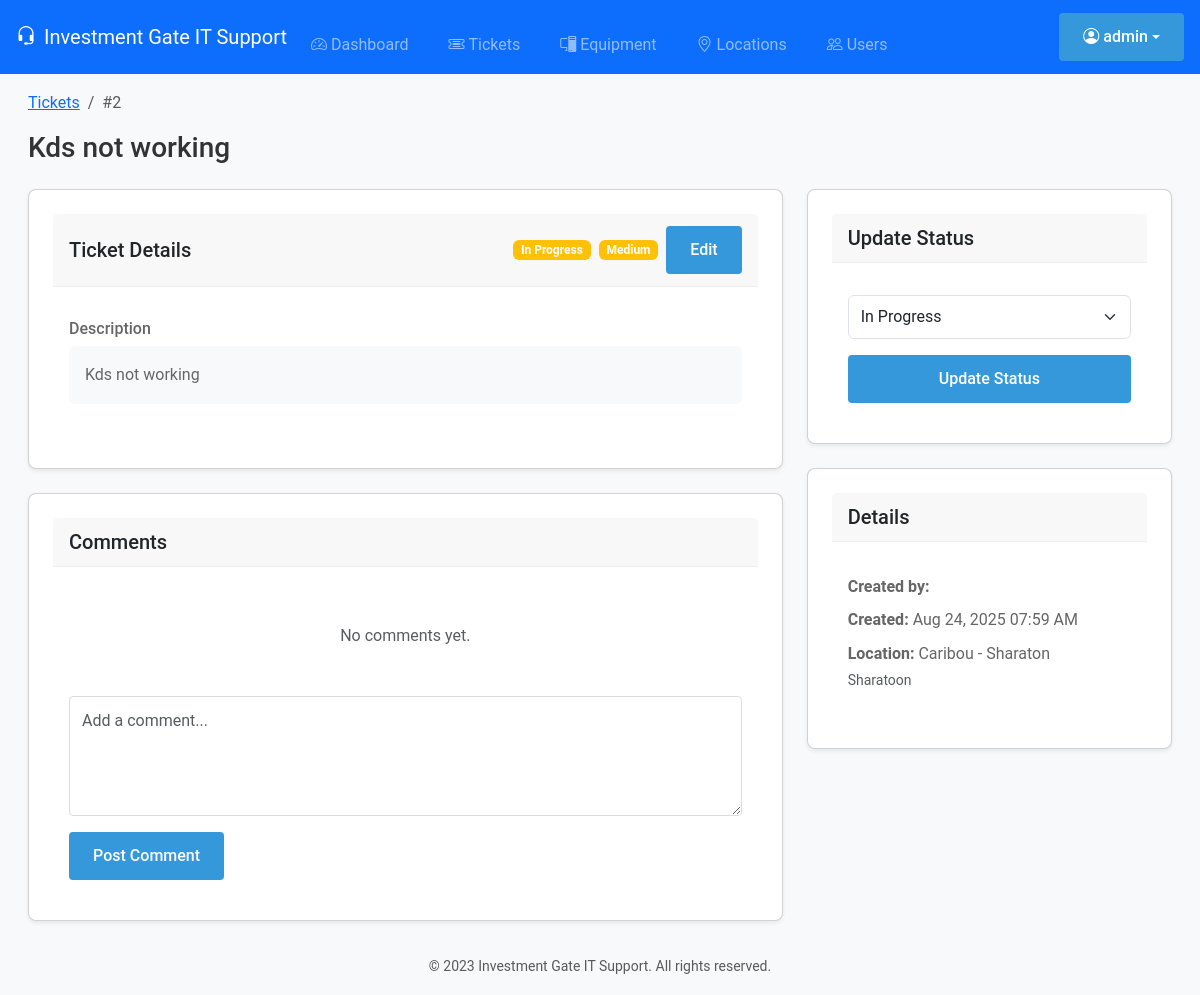
The app's page /tickets/2 (signed in) with its own data.
### tables this page shows
CREATE TABLE users (
    id INTEGER PRIMARY KEY AUTOINCREMENT,
    username TEXT UNIQUE NOT NULL,
    password TEXT NOT NULL,
    full_name TEXT NOT NULL,
    email TEXT UNIQUE NOT NULL,
    role TEXT NOT NULL DEFAULT 'user',
    created_at TIMESTAMP DEFAULT CURRENT_TIMESTAMP
);

CREATE TABLE tickets (
    id INTEGER PRIMARY KEY AUTOINCREMENT,
    title TEXT NOT NULL,
    description TEXT NOT NULL,
    status TEXT NOT NULL DEFAULT 'Open',
    priority TEXT NOT NULL DEFAULT 'Medium',
    created_by INTEGER NOT NULL,
    assigned_to INTEGER,
    location_id INTEGER,
    equipment_id INTEGER,
    created_at TIMESTAMP DEFAULT CURRENT_TIMESTAMP,
    updated_at TIMESTAMP DEFAULT CURRENT_TIMESTAMP,
    FOREIGN KEY (created_by) REFERENCES users (id),
    FOREIGN KEY (assigned_to) REFERENCES users (id),
    FOREIGN KEY (location_id) REFERENCES locations (id),
    FOREIGN KEY (equipment_id) REFERENCES equipment (id)
);

CREATE TABLE locations (
    id INTEGER PRIMARY KEY AUTOINCREMENT,
    name TEXT NOT NULL,
    address TEXT NOT NULL,
    contact_person TEXT NOT NULL,
    contact_phone TEXT NOT NULL,
    anydesk_id TEXT,
    created_at TIMESTAMP DEFAULT CURRENT_TIMESTAMP
);

### application.py (the view, shortened to what this page needs)
@app.route('/tickets/<int:ticket_id>')
@login_required
def view_ticket(ticket_id):
    conn = get_db_connection()
    ticket = conn.execute('''
        SELECT t.*,
               u1.username as created_by_username,
               u2.username as assigned_to_username,
               u1.email as created_by_email,
               u2.email as assigned_to_email,
               l.id as location_id,
               l.name as location_name,
               l.address as location_address
        FROM tickets t
        LEFT JOIN users u1 ON t.created_by = u1.id
        LEFT JOIN users u2 ON t.assigned_to = u2.id
        LEFT JOIN locations l ON t.location_id = l.id
        WHERE t.id = ?
    ''', (ticket_id,)).fetchone()
    if ticket is None:
        conn.close()
        flash('Ticket not found', 'danger')
        return redirect(url_for('tickets'))
    ticket_dict = dict(ticket)
    for field in ['created_at', 'updated_at']:
        if field in ticket_dict and ticket_dict[field]:
            if isinstance(ticket_dict[field], str):
                try:
                    ticket_dict[field] = datetime.fromisoformat(ticket_dict[field].replace('Z', '+00:00'))
                except (ValueError, AttributeError):
                    pass
    if ticket_dict.get('location_id'):
        ticket_dict['location'] = {
            'id': ticket_dict.pop('location_id'),
            'name': ticket_dict.pop('location_name', ''),
            'address': ticket_dict.pop('location_address', '')
        }
    comments = []
    raw_comments = conn.execute('''
        SELECT c.*, u.username, u.full_name,
               u.id as user_id, u.email as user_email
        FROM ticket_comments c
        LEFT JOIN users u ON c.user_id = u.id
        WHERE c.ticket_id = ?
        ORDER BY c.created_at ASC
    ''', (ticket_id,)).fetchall()
    users = conn.execute('SELECT id, username, full_name FROM users ORDER BY username').fetchall()
    conn.close()
    return render_template('ticket.html',
                         ticket=ticket_dict,
                         comments=comments,
                         users=users,
                         statuses=['Open', 'In Progress', 'Resolved', 'Closed'],
                         priorities=['Low', 'Medium', 'High', 'Critical'])

### templates/ticket.html (shortened to what this page needs)
{% extends "base.html" %}
{% block content %}
<div class="container-fluid">
    <div class="d-flex justify-content-between align-items-center mb-4">
        <div>
            <nav aria-label="breadcrumb">
                <ol class="breadcrumb">
                    <li class="breadcrumb-item"><a href="{{ url_for('tickets') }}">Tickets</a></li>
                    <li class="breadcrumb-item active">#{{ ticket.id }}</li>
                </ol>
            </nav>
            <h1 class="h3 mb-0">{{ ticket.title }}</h1>
        </div>
    </div>
    <div class="row">
        <div class="col-lg-8">
            <div class="card mb-4">
                <div class="card-header d-flex justify-content-between align-items-center">
                    <h5 class="mb-0">Ticket Details</h5>
                    <div class="d-flex align-items-center">
                        <span class="badge bg-{{ 'success' if ticket.status == 'closed' else 'warning' if ticket.status == 'in_progress' else 'primary' }} me-2">
                            {{ ticket.status|replace('_', ' ')|title }}
                        </span>
                        <span class="badge bg-{{ 'danger' if ticket.priority == 'high' else 'warning' if ticket.priority == 'medium' else 'secondary' }} me-2">
                            {{ ticket.priority|title }}
                        </span>
                        {% if current_user.role == 'admin' %}
                        <a href="{{ url_for('edit_ticket', ticket_id=ticket.id) }}" class="btn btn-sm btn-outline-primary">
                             Edit
                        </a>
                        {% endif %}
                    </div>
                </div>
                <div class="card-body">
                    <div class="mb-4">
                        <h6>Description</h6>
                        <div class="bg-light p-3 rounded">
                            {{ ticket.description|nl2br|safe }}
                        </div>
                    </div>
                </div>
            </div>
            <div class="card">
                <div class="card-header">
                    <h5 class="mb-0">Comments</h5>
                </div>
                <div class="card-body">
                    {% if comments %}
                        {% for comment in comments|sort(attribute='created_at') %}
                            <div class="mb-4 pb-3 border-bottom">
                                <div class="d-flex align-items-center mb-2">
                                    <div class="bg-primary text-white rounded-circle d-flex align-items-center justify-content-center" style="width: 36px; height: 36px;">
                                        {{ comment.user.full_name|first|upper }}
                                    </div>
                                    <div class="ms-2">
                                        <div class="fw-bold">{{ comment.user.full_name }}</div>
                                        <small class="text-muted">{{ comment.created_at|datetimeformat('%b %d, %Y %I:%M %p') }}</small>
                                    </div>
                                </div>
                                <div class="ms-4 ps-3">
                                    {{ comment.content|nl2br|safe }}
                                </div>
                            </div>
                        {% endfor %}
                    {% else %}
                        <div class="text-center py-4 text-muted">
                            No comments yet.
                        </div>
                    {% endif %}
                    <form method="POST" action="{{ url_for('add_comment', ticket_id=ticket.id) }}" class="mt-4">
                        <div class="mb-3">
                            <textarea class="form-control" name="content" rows="3" required placeholder="Add a comment..."></textarea>
                        </div>
                        <button type="submit" class="btn btn-primary">Post Comment</button>
                    </form>
                </div>
            </div>
        </div>
        <div class="col-lg-4">
            <div class="card mb-4">
                <div class="card-header">
                    <h5 class="mb-0">Update Status</h5>
                </div>
                <div class="card-body">
                    <form method="POST" action="{{ url_for('update_ticket_status', ticket_id=ticket.id) }}">
                        <div class="mb-3">
                            <select class="form-select" name="status">
                                {% for status in ['open', 'in_progress', 'on_hold', 'closed'] %}
                                    <option value="{{ status }}" {% if ticket.status == status %}selected{% endif %}>
                                        {{ status|replace('_', ' ')|title }}
                                    </option>
                                {% endfor %}
                            </select>
                        </div>
                        <button type="submit" class="btn btn-primary w-100">Update Status</button>
                    </form>
                </div>
            </div>
            <div class="card">
                <div class="card-header">
                    <h5 class="mb-0">Details</h5>
                </div>
                <div class="card-body">
                    <ul class="list-unstyled">
                        <li class="mb-2">
                            <strong>Created by:</strong> {{ ticket.created_by.full_name }}
                        </li>
                        <li class="mb-2">
                            <strong>Created:</strong> {{ ticket.created_at|datetimeformat('%b %d, %Y %I:%M %p') }}
                        </li>
                        <li class="mb-2">
                            <strong>Location:</strong>
                            {% if ticket.location %}
                                {{ ticket.location.name }}
                                {% if ticket.location.address %}
                                    <br><small class="text-muted">{{ ticket.location.address }}</small>
                                {% endif %}
                            {% else %}
                                <span class="text-muted">Not specified</span>
                            {% endif %}
                        </li>
                    </ul>
                </div>
            </div>
        </div>
    </div>
</div>
{% endblock %}

### templates/base.html (shortened to what this page needs)
<!DOCTYPE html>
<html lang="en">
<head>
    <link href="https://cdn.jsdelivr.net/npm/bootstrap@5.3.0/dist/css/bootstrap.min.css" rel="stylesheet">
    <link rel="stylesheet" href="https://cdn.jsdelivr.net/npm/bootstrap-icons@1.11.0/font/bootstrap-icons.css">
    <link rel="stylesheet" href="{{ url_for('static', filename='css/styles.css') }}">
</head>
<body>
    {% if not hide_nav %}
    <nav class="navbar navbar-expand-lg navbar-dark bg-primary py-2">
        <div class="container-fluid px-2 px-sm-3">
            <a class="navbar-brand d-flex align-items-center" href="{{ url_for('index') }}">
                <i class="bi bi-headset me-2"></i>
                <span class="d-none d-sm-inline">Investment Gate IT Support</span>
            </a>
            <div class="collapse navbar-collapse" id="navbarNav">
                <ul class="navbar-nav me-auto mb-2 mb-lg-0">
                    <li class="nav-item">
                        <a class="nav-link {% if request.endpoint == 'dashboard' %}active{% endif %}"
                           href="{{ url_for('dashboard') }}">
                            <i class="bi bi-speedometer2 me-1"></i>Dashboard
                        </a>
                    </li>
                    <li class="nav-item">
                        <a class="nav-link {% if request.endpoint == 'tickets' %}active{% endif %}"
                           href="{{ url_for('tickets') }}">
                            <i class="bi bi-ticket-detailed me-1"></i>Tickets
                        </a>
                    </li>
                    {% if current_user.role != 'opentickets' %}
                    <li class="nav-item">
                        <a class="nav-link {% if request.endpoint == 'equipment' %}active{% endif %}"
                           href="{{ url_for('equipment') }}">
                            <i class="bi bi-pc-display me-1"></i>Equipment
                        </a>
                    </li>
                    <li class="nav-item">
                        <a class="nav-link {% if request.endpoint == 'locations' %}active{% endif %}"
                           href="{{ url_for('locations') }}">
                            <i class="bi bi-geo-alt me-1"></i>Locations
                        </a>
                    </li>
                    {% endif %}
                    {% if current_user.is_authenticated and current_user.role == 'admin' %}
                    <li class="nav-item">
                        <a class="nav-link {% if request.endpoint == 'users' %}active{% endif %}"
                           href="{{ url_for('users') }}">
                            <i class="bi bi-people me-1"></i>Users
                        </a>
                    </li>
                    {% endif %}
                </ul>
                <div class="d-flex align-items-center">
                    {% if current_user.is_authenticated %}
                        <div class="dropdown">
                            <button class="btn btn-outline-light dropdown-toggle d-flex align-items-center" type="button"
                                    id="userDropdown" data-bs-toggle="dropdown" aria-expanded="false">
                                <i class="bi bi-person-circle me-1"></i>
                                <span class="d-none d-sm-inline">{{ current_user.username }}</span>
                            </button>
                        </div>
                    {% else %}
                        <a href="{{ url_for('login') }}" class="btn btn-outline-light me-2">
                            <i class="bi bi-box-arrow-in-right me-1"></i>
                            <span class="d-none d-sm-inline">Login</span>
                        </a>
                    {% endif %}
                </div>
            </div>
        </div>
    </nav>
    {% endif %}
    <main class="container-fluid py-3 px-2 px-md-3">
        {% block content %}{% endblock %}
    </main>
    <footer class="bg-light py-2 py-md-3 mt-auto">
        <div class="container-fluid text-center">
            <span class="text-muted small">© 2023 Investment Gate IT Support. All rights reserved.</span>
        </div>
    </footer>
</body>
</html>

### records on screen
users: username "admin"
tickets: id "2", title "Kds not working", status "In Progress", priority "Medium", description "Kds not working"
locations: location.name "Caribou - Sharaton", location.address "Sharatoon"

### other values on screen
{{ ticket.created_at|datetimeformat('%b %d, %Y %I:%M %p') }} "Aug 24, 2025 07:59 AM"
